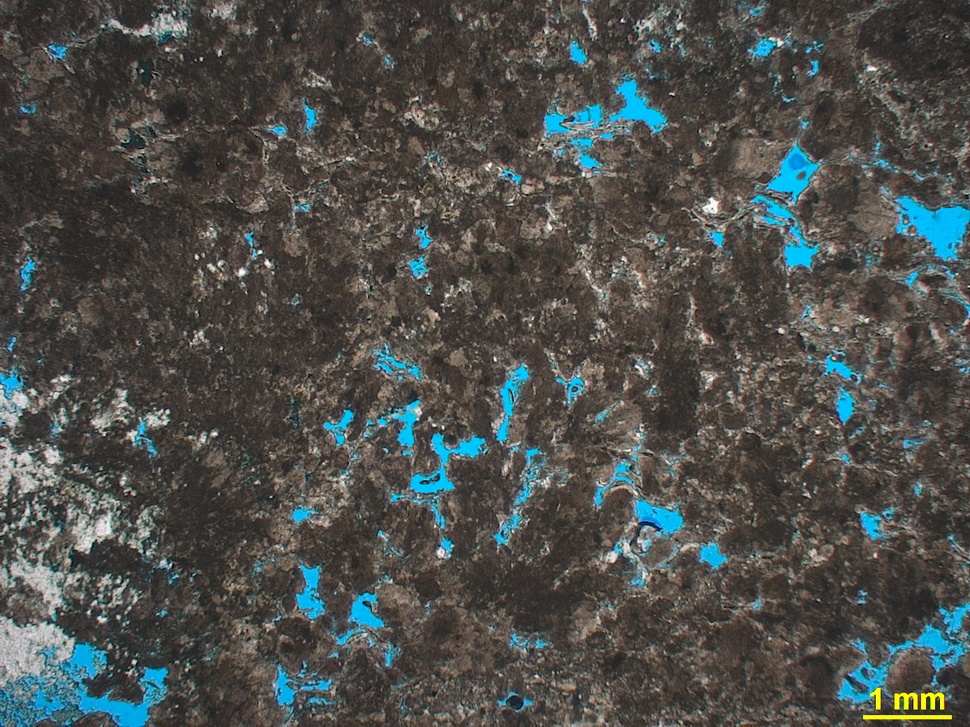
#> input picture codes/Digital_Image_Analysis/Lamina_1.jpg, 970 x 727 px, shrunk from 1388 x 1040 before the run
$ jupyter execute PoreMeasure.ipynb   (older library calls are emulated)
#> lines starting #> are read from the running program, lines starting #| are printed output that depends on the picture; after the words box and inside, x2 and y2 are one past the last pixel; in counts of white or black regions, pixels touching at a corner belong together
[cell 1]
import cv2 as cv
import cv2

import matplotlib.pyplot as plt

import numpy as np

from skimage import filters
from skimage import feature
from scipy.ndimage import distance_transform_edt
from skimage import morphology,segmentation
from skimage import color
from sklearn.cluster import KMeans
from skimage import measure
import scipy.ndimage as ndi

from Sobel import sobel

[cell 2]
img1 = cv2.imread('Lamina_1.jpg')
#> img1 is the input picture: shape (727, 970, 3); mean B, G, R 76.4, 79.3, 77.4
#convert image to gray scale
img_gray = cv2.cvtColor(img1, cv2.COLOR_BGR2GRAY)

[cell 3]
# display the image,figsize; defind size of image
plt.figure(figsize=(6,6))
plt.imshow(img_gray,cmap='gray')

[cell 4]
#Histogram for gray scale
plt.hist(img_gray.ravel(),256,[0, 256])
plt.title('Histogram grayscale image')
plt.show()
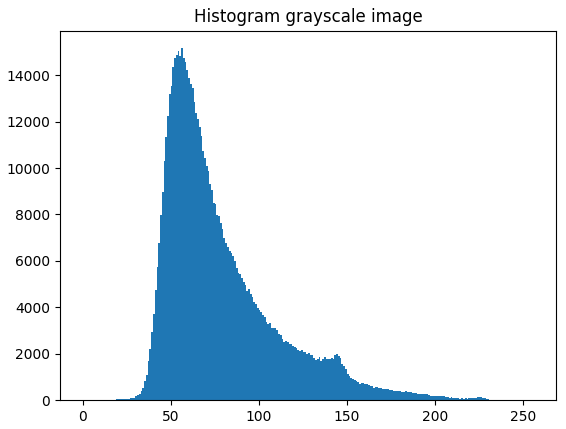
#> figure drawn by matplotlib, 1 panel; tallest bar 15164 high, from x = 56 to 57

[cell 5]
#Histogram for whole image
hist1=cv.calcHist([img1],[0],None,[256],[0,256])
#> hist1 = 256 values, max 16668 at index 49, min 16 at index 1, mean 2754.6
plt.plot(hist1)
plt.title('Histogram whole image')
plt.show()
#> figure, not shown here; curve peaks at x = 49, y = 16668

[cell 6]
#Histogram for colour image
b,g,r =cv.split(img1)
plt.hist(b.ravel(),256,[0, 256])
plt.hist(g.ravel(),256,[0, 256])
plt.hist(r.ravel(),256,[0, 256])
plt.show()
#> figure, not shown here; tallest bar 16668 high, from x = 49 to 50; tallest bar 15472 high, from x = 52 to 53; tallest bar 13600 high, from x = 61 to 62

[cell 7]
# measure size of the image
dim=img1.shape
#> dim = (727, 970, 3)
size=dim[0]*dim[1]
#> size = 705190

[cell 8]
# filter the image: changing values of filter to obtain better filter
median_blur = cv2.medianBlur(img_gray,5)
blur = cv.GaussianBlur(median_blur,(1,1),0)
img = filters.median(blur, np.ones((8,8)))

[cell 9]
#Thrsholding; to convert the image to Binary image
threshold = cv2.adaptiveThreshold(img,255,cv2.ADAPTIVE_THRESH_GAUSSIAN_C
                                  ,cv2.THRESH_BINARY,115,1)
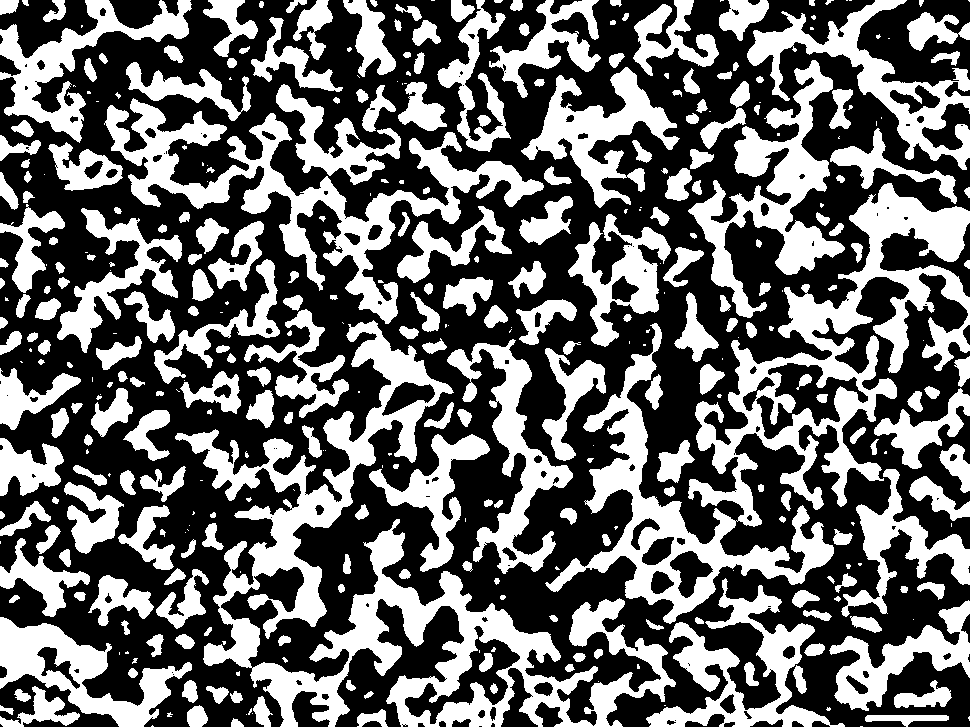
#> threshold: shape (727, 970); 41.1% white; 382 white regions (114 under 20 px), largest, box (x1, y1, x2, y2) and area: (175, 320, 676, 727) 41964, (545, 183, 970, 624) 40007, (104, 98, 544, 324) 18912

[cell 10]
#To find the fact edges location
laplacian_2 = cv2.Laplacian(threshold,cv2.CV_8U,-1)
#> laplacian_2: shape (727, 970); 7% white in thin lines or dots

[cell 11]
#Canny detection using to detect the edges
edged = cv2.Canny(laplacian_2,40,100)
#> edged: shape (727, 970); 12.9% white in thin lines or dots

[cell 12]
#Dilation using to extend the edges of items and denoise the edges
edged = cv2.dilate(edged, None, iterations=1)
#> edged: shape (727, 970); 41.4% white; 162 white regions (3 under 20 px), largest, box (x1, y1, x2, y2) and area: (0, 0, 970, 727) 208503, (0, 435, 212, 652) 13752, (0, 614, 211, 727) 6919

[cell 13]
# Erosion using to maintain the primary edges of objects in forground
edged = cv2.erode(edged, None, iterations=1)
#> edged: shape (727, 970); 23.6% white; 230 white regions (45 under 20 px)

[cell 14]
#Using to calculate Euclidean distance from each pixel to the bachground
dt = distance_transform_edt(~edged)

[cell 15]
#locate the peaks (peaks are separated by at least min_distance ;
# indices=TRUE : peak coordinates in output)peak_idx
# indices=FALSE : image with peaks in output)local_max
local_max = ndi.maximum_filter(dt, size=5, mode='constant')
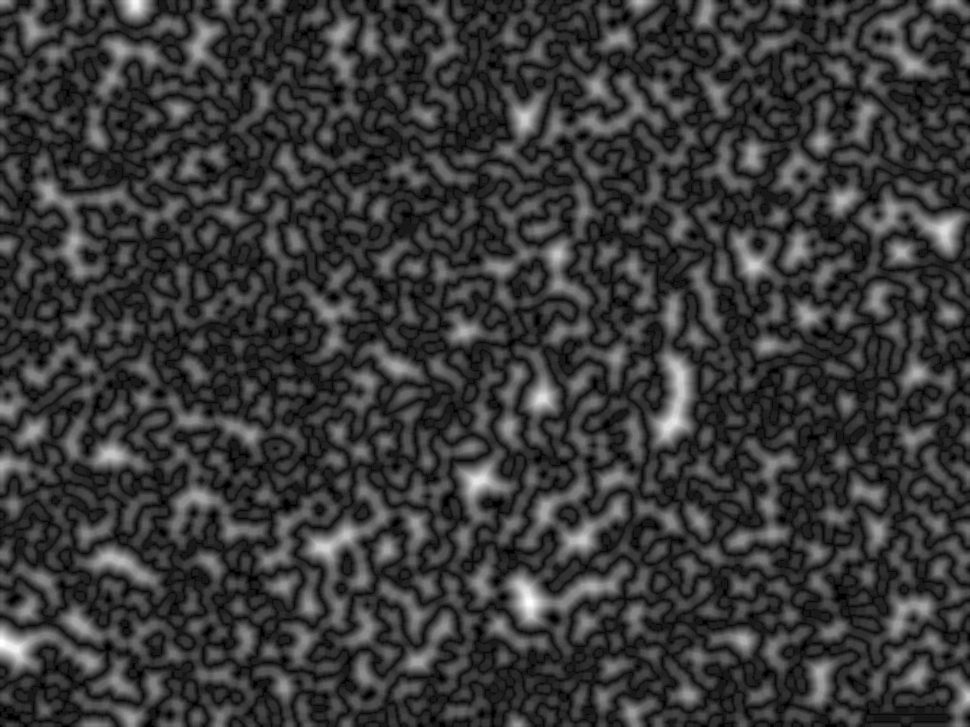
#> local_max: shape (727, 970) float64; min 0, max 22, mean 4.9; drawn with min black and max white
#local_max = feature.peak_local_max(dt,exclude_border=False,min_distance=10)

# min_distance can be change to obtaine best observation through range(10,20)
peak_idx = feature.peak_local_max(dt, min_distance=5)
#> peak_idx = 2081 pairs, first value 5 to 721, second value 5 to 964

print('Peaks index:',peak_idx[:4]) # print four peaks in the image
#| Peaks index: [[602 529]
#|  [648  14]
#|  [421 674]
#|  [481 476]]
plt.plot(peak_idx[:,1],peak_idx[:,0],'r.')

[cell 16]
# display results
fig, axes = plt.subplots(1, 3, figsize=(10, 5), sharex=True, sharey=True)
ax = axes.ravel()
ax[0].imshow(dt, cmap=plt.cm.gray)
ax[0].axis('off')
ax[0].set_title('Original')

ax[1].imshow(local_max, cmap=plt.cm.gray)
ax[1].axis('off')
ax[1].set_title('Maximum filter')

ax[2].imshow(dt, cmap=plt.cm.gray)
ax[2].autoscale(False)
ax[2].plot(peak_idx[:, 1], peak_idx[:, 0], 'r.')
ax[2].axis('off')
ax[2].set_title('Peak local max')

fig.tight_layout()

plt.show()

[cell 17]
#Peaks label in the image
markers = measure.label(local_max)

[cell 18]
#Segment and do watershed on the image
labels = segmentation.watershed(-dt, markers)
seg=(segmentation.mark_boundaries(edged,labels))
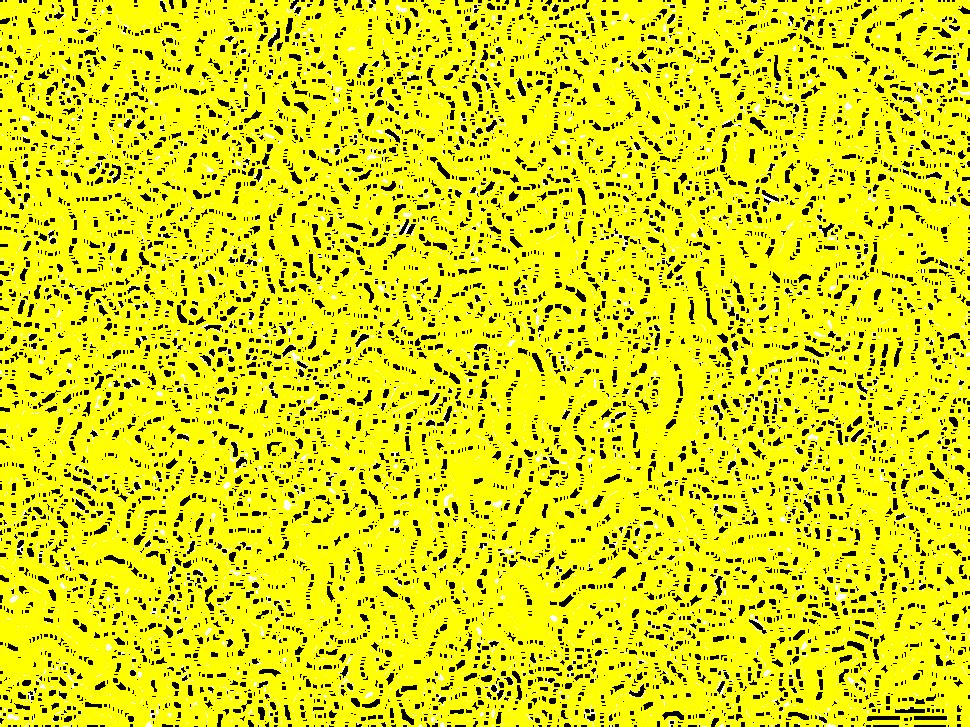
#> seg: shape (727, 970, 3) float64; mean R, G, B 0.861, 0.861, 0.0282

[cell 19]
#Split regions with their intensity in the image
regions = measure.regionprops(labels, intensity_image=img)
#> regions = 12022 regions
#measure labels and area
for prop in regions:
    print('Label:{} Area:{}' .format(prop.label, prop.area))
#> this loop made 12022 passes
#| Label:1 Area:12.0
#| Label:2 Area:16.0
#| Label:3 Area:12.0
#| Label:4 Area:14.0
#| Label:5 Area:15.0
#| Label:6 Area:19.0
#| Label:7 Area:18.0
#| Label:8 Area:20.0
#> (further printed lines are left out)
region_means = [r.mean_intensity for r in regions]
#> region_means = 12022 values, max 239.8 at index 3545, min 36 at index 1893, mean 74.89
print(region_means)

[cell 20]
#Choose the number of k_clusters from range K=[1,6] clusters
# it can be change to obtain best observation through this range [1,6]
k_clusters=4
model = KMeans(k_clusters)

[cell 21]
#Reshape the format of regions
region_means = np.array(region_means).reshape(-1, 1)
model.fit(region_means)

[cell 22]
#Defind specific labels
four_labels = model.predict(region_means)
#> four_labels = 12022 values, max 3 at index 68, min 0 at index 0, mean 1.35

[cell 23]
#Return a copy of the array.
classified_labels = labels.copy()

[cell 24]
#Plott specific labels and colorize it
for six, region in zip(four_labels, regions):
 classified_labels[tuple(region.coords.T)] = six
#> this loop made 12022 passes
#> six on passes 1 to 3: 0, 0, 0
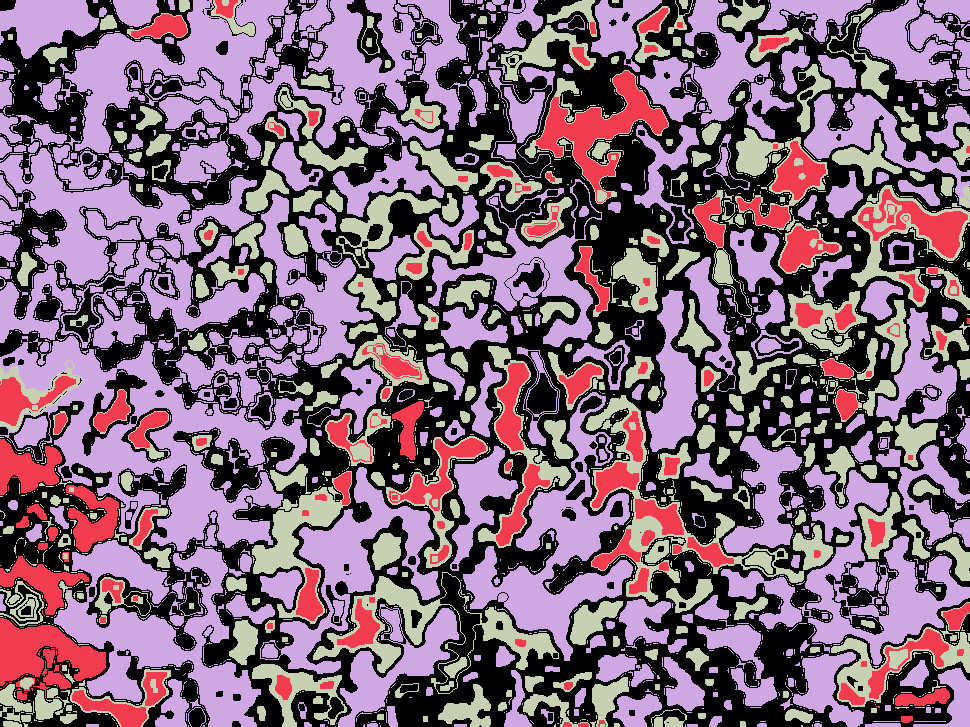
#> classified_labels: shape (727, 970) int64; 4 distinct labels, from 0 to 3; one colour per label, 0 black
plt.imshow(color.label2rgb( classified_labels,image=img))
plt.title('Classified and labels image')
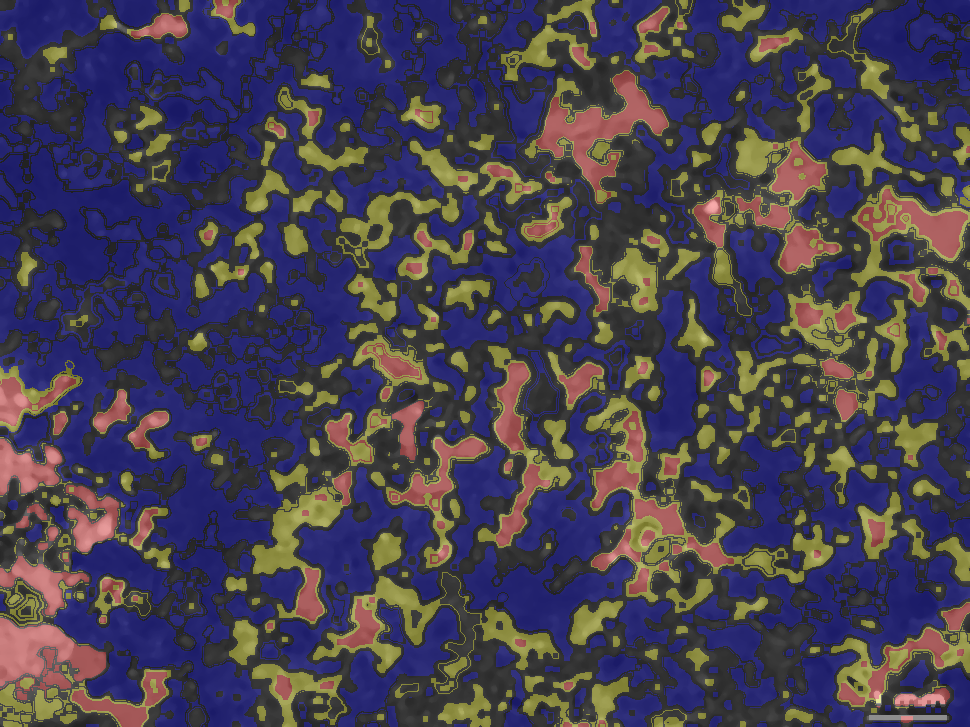
#> shown: shape (727, 970, 3) float64; mean R, G, B 0.277, 0.254, 0.322

[cell 25]
#Calculate regions area of objects or labels
area =[np.sum(classified_labels==val) for val in range(0,5)]
#> area = [279292, 53746, 266236, 105916, 0]
print('Area for each cluster',area)

[cell 26]
#To calculate the ratio of each object in the image
ratio1 = 100 * np.sum(classified_labels == 0) / size
#> ratio1 = 39.61
print ('Ratio1 is : ', round(ratio1,1),'%')
ratio2 = 100 * np.sum(classified_labels == 1) / size
#> ratio2 = 7.62
print ('Ratio2 is : ', round(ratio2,1),'%')
np.count_nonzero( classified_labels)
ratio3 = 100 * np.sum(classified_labels == 2) / size
#> ratio3 = 37.75
print ('Ratio3 is : ', round(ratio3,1),'%')
ratio4 = 100 * np.sum(classified_labels == 3) / size
#> ratio4 = 15.02
print ('Ratio4 is : ', round(ratio4,1),'%')
ratio5 = 100 * np.sum(classified_labels == 4) / size
#> ratio5 = 0
print ('Ratio5 is : ', round(ratio5,1),'%')
ratio6 = 100 * np.sum(classified_labels == 5) / size
#> ratio6 = 0
print ('Ratio6 is : ', round(ratio6,1),'%')

[cell 27]
# To calculate the eara using FinContours (calculate background here)
contours2, hierarchy2 = cv2.findContours(threshold,
                                         cv2.RETR_TREE,cv2.CHAIN_APPROX_SIMPLE)
#> contours2 = 533 contours, 225 with area under 20; largest, box (x1, y1, x2, y2) and area: (175, 320, 676, 727) 43870, (545, 183, 970, 624) 43756, (104, 98, 544, 324) 18068, (688, 60, 845, 318) 10950, (747, 0, 970, 170) 8709
width,hight =threshold.shape
#> width = 727; hight = 970
b = []
Areal = 0
for i in range(1,len(contours2)):
 b.append(contours2[i])
 a = cv.contourArea(contours2[i])
 Areal += a
#> this loop made 532 passes
#> (a, Areal) on passes 2 to 4: (62, 63), (2, 65), (456, 521)
#> after the loop, Areal = 299042.5; b = 532 contours, 224 with area under 20; largest, box (x1, y1, x2, y2) and area: (175, 320, 676, 727) 43870, (545, 183, 970, 624) 43756, (104, 98, 544, 324) 18068, (688, 60, 845, 318) 10950, (747, 0, 970, 170) 8709
# draw contours around found object and display
e_img = np.full((width,hight), 255,np.uint8)
cv.drawContours(e_img,b,-1, 0, thickness=5)
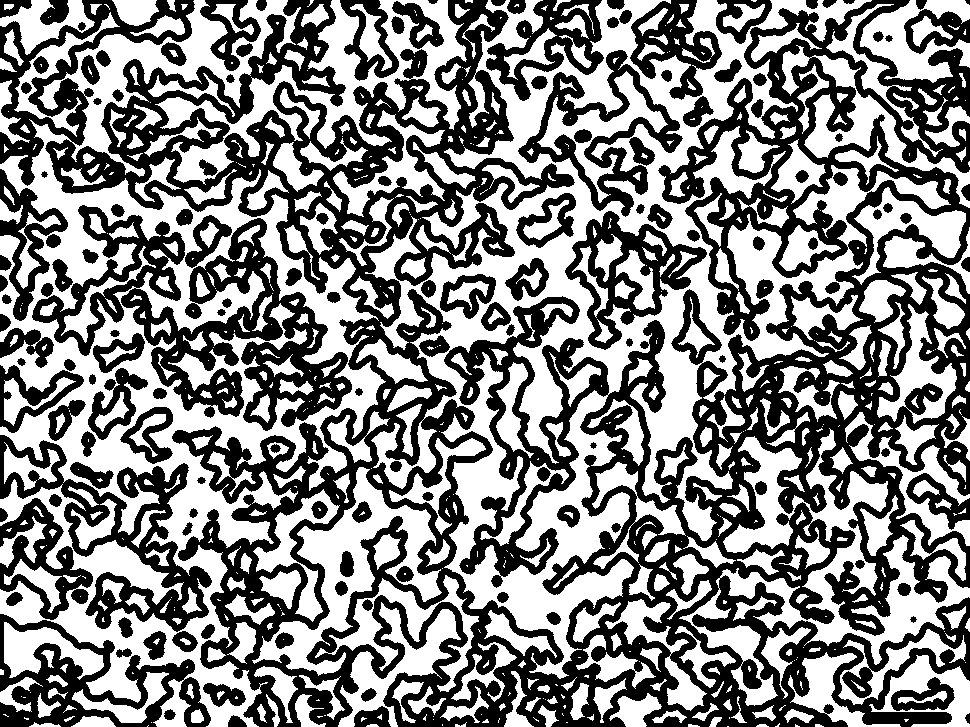
#> e_img: shape (727, 970); 52% white; 147 black regions (1 under 20 px), largest, box (x1, y1, x2, y2) and area: (0, 0, 970, 727) 227051, (32, 205, 352, 431) 22855, (0, 435, 212, 632) 11064
plt.figure(figsize=(10,5))
plt.imshow(e_img,cmap='gray')
plt.show()
